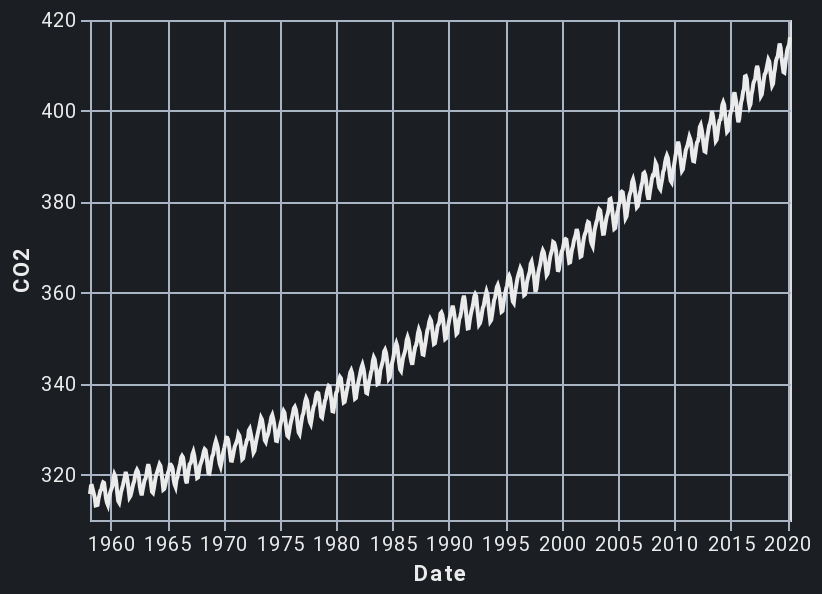

This figure's notebook cell:
### Markdown cell above
## Altair - CarbonPlan Dark

### Code cell
alt.themes.enable('carbonplan_dark')
alt.Chart(df).mark_line().encode(
    x='Date:T',
    y=alt.Y('CO2:Q', scale=alt.Scale(domain=(310, 420))
    )
).properties(width=350, height=250)

### Figure 1 — Vega-Lite specification as saved in the notebook (floating-point values rounded to 4 significant figures; data arrays with more than 128 entries replaced by an {"elided": "..."} marker saying what was removed)
{"config": {"arc": {"fill": "#ebebec"}, "area": {"fill": "#ebebec"}, "axisBand": {"grid": false}, "axisBottom": {"domainColor": "#a9b4c4", "gridColor": "#a9b4c4", "tickColor": "#a9b4c4", "labelFont": "relative-faux-book-pro, Roboto, system-ui, -apple-system, BlinkMacSystemFont", "titleFont": "relative-faux-book-pro, Roboto, system-ui, -apple-system, BlinkMacSystemFont", "labelColor": "#ebebec", "titleColor": "#ebebec"}, "axisLeft": {"domainColor": "#a9b4c4", "gridColor": "#a9b4c4", "tickColor": "#a9b4c4", "labelFont": "relative-faux-book-pro, Roboto, system-ui, -apple-system, BlinkMacSystemFont", "titleFont": "relative-faux-book-pro, Roboto, system-ui, -apple-system, BlinkMacSystemFont", "labelColor": "#ebebec", "titleColor": "#ebebec"}, "axisRight": {"domainColor": "#a9b4c4", "gridColor": "#a9b4c4", "tickColor": "#a9b4c4", "labelFont": "relative-faux-book-pro, Roboto, system-ui, -apple-system, BlinkMacSystemFont", "titleFont": "relative-faux-book-pro, Roboto, system-ui, -apple-system, BlinkMacSystemFont", "labelColor": "#ebebec", "titleColor": "#ebebec"}, "axisTop": {"domainColor": "#a9b4c4", "gridColor": "#a9b4c4", "tickColor": "#a9b4c4", "labelFont": "relative-faux-book-pro, Roboto, system-ui, -apple-system, BlinkMacSystemFont", "titleFont": "relative-faux-book-pro, Roboto, system-ui, -apple-system, BlinkMacSystemFont", "labelColor": "#ebebec", "titleColor": "#ebebec"}, "background": "#1b1e23", "group": {"fill": "#1b1e23"}, "legend": {"labelFont": "relative-faux-book-pro, Roboto, system-ui, -apple-system, BlinkMacSystemFont", "symbolSize": 200, "symbolType": "circle", "titleFont": "relative-faux-book-pro, Roboto, system-ui, -apple-system, BlinkMacSystemFont"}, "line": {"color": "#ebebec", "stroke": "#ebebec"}, "trail": {"color": "#ebebec", "stroke": "#ebebec"}, "path": {"stroke": "#ebebec"}, "point": {"filled": true, "color": "#ebebec", "size": 200, "cursor": "pointer"}, "range": {"category": ["#f07071", "#ea9755", "#d4c05e", "#7eb36a", "#64b9c4", "#85a2f7", "#bc85d9", "#e587b6", "#a9b4c4"]}, "symbol": {"shape": "circle"}, "style": {"bar": {"fill": "#ebebec"}, "text": {"font": "relative-faux-book-pro, Roboto, system-ui, -apple-system, BlinkMacSystemFont", "fontWeight": 400}}, "title": {"anchor": "start", "fontWeight": 400, "font": "relative-faux-book-pro, Roboto, system-ui, -apple-system, BlinkMacSystemFont"}, "header": {"fontWeight": 400, "labelFont": "relative-faux-book-pro, Roboto, system-ui, -apple-system, BlinkMacSystemFont", "titleFont": "relative-faux-book-pro, Roboto, system-ui, -apple-system, BlinkMacSystemFont"}}, "data": {"name": "data-447fa99e14a029f839568b94797d0525"}, "mark": "line", "encoding": {"x": {"type": "temporal", "field": "Date"}, "y": {"type": "quantitative", "field": "CO2", "scale": {"domain": [310, 420]}}}, "height": 250, "width": 350, "$schema": "https://vega.github.io/schema/vega-lite/v4.0.2.json", "datasets": {"data-447fa99e14a029f839568b94797d0525": {"elided": "741 records"}}}
